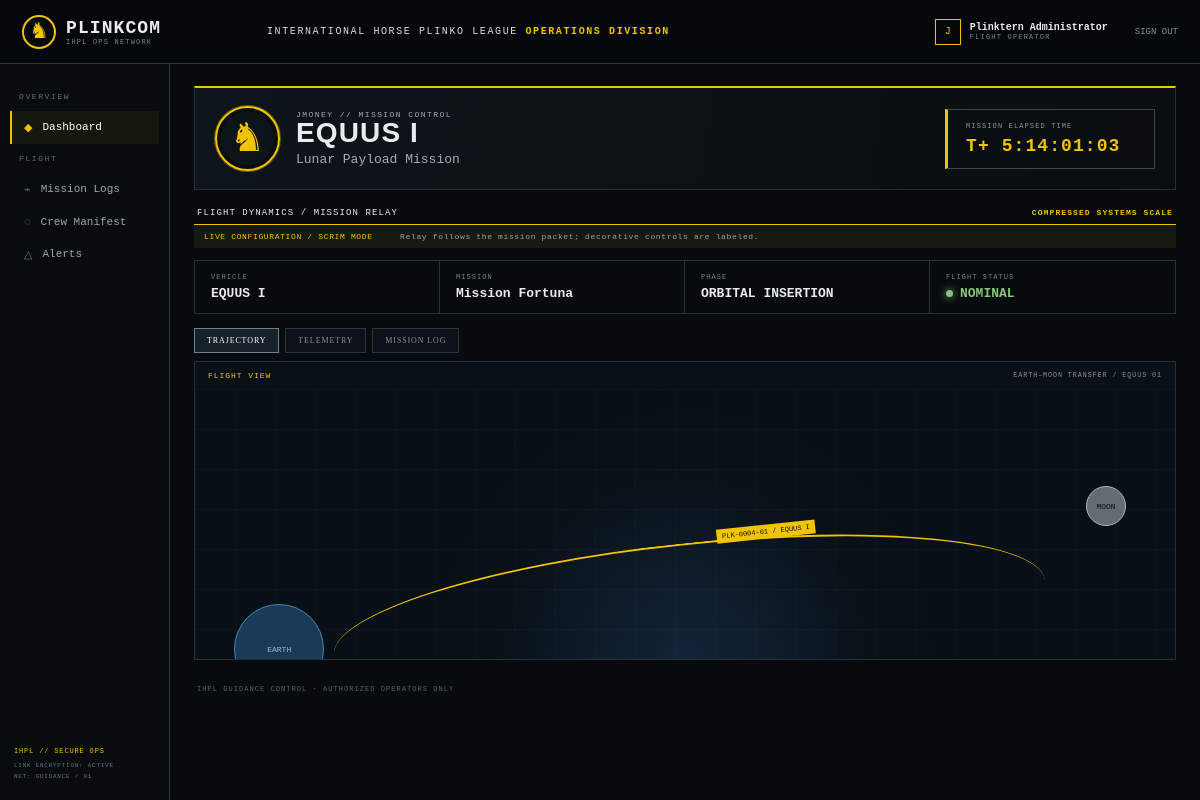
Screenshot of /guidance/plinkcom/public/dashboard.php (signed in) with the database file from the repository.
### tables this page shows
CREATE TABLE IF NOT EXISTS rockets (
    id INT UNSIGNED AUTO_INCREMENT PRIMARY KEY,
    callsign VARCHAR(64) NOT NULL UNIQUE,
    mission VARCHAR(128) NOT NULL,
    status ENUM('NOMINAL','HOLD','ABORT') NOT NULL DEFAULT 'NOMINAL',
    phase VARCHAR(64) NOT NULL,
    altitude_km DECIMAL(10,2) NOT NULL DEFAULT 0,
    velocity_kms DECIMAL(8,3) NOT NULL DEFAULT 0,
    fuel_percent DECIMAL(5,2) NOT NULL DEFAULT 100,
    engine_temp_c DECIMAL(7,2) NOT NULL DEFAULT 21,
    updated_at TIMESTAMP NOT NULL DEFAULT CURRENT_TIMESTAMP ON UPDATE CURRENT_TIMESTAMP
);

### guidance/plinkcom/public/dashboard.php (the view, shortened to what this page needs)
<?php
require_once dirname(__DIR__) . '/app/bootstrap.php';
$rocket = null;
$dbError = false;
try {
    $rocket = db()->query("SELECT * FROM rockets WHERE callsign = 'EQUUS I' LIMIT 1")->fetch_assoc();
} catch (Throwable $exception) {
    error_log($exception->getMessage());
    $dbError = true;
}
?>
<section class="mission-head">
  <div class="mission-emblem">♞</div>
  <div><p class="eyebrow">JMONEY // MISSION CONTROL</p><h1>EQUUS I</h1><p>Lunar Payload Mission</p></div>
  <div class="clockbox"><small>MISSION ELAPSED TIME</small><b id="mission-clock">T+ 5:14:01:11</b></div>
</section>
<section class="section-title"><span>FLIGHT DYNAMICS / MISSION RELAY</span><b>COMPRESSED SYSTEMS SCALE</b></section>
<div class="notice">LIVE CONFIGURATION / SCRIM MODE <span>Relay follows the mission packet; decorative controls are labeled.</span></div>
<?php if ($dbError || !$rocket): ?>
  <div class="critical">MANIFEST DATA LINK LOST — CHECK MARIA DB CONNECTIVITY</div>
<?php else: ?>
<section class="status-strip">
  <div><small>VEHICLE</small><strong><?= e($rocket['callsign']) ?></strong></div>
  <div><small>MISSION</small><strong><?= e($rocket['mission']) ?></strong></div>
  <div><small>PHASE</small><strong><?= e($rocket['phase']) ?></strong></div>
  <div><small>FLIGHT STATUS</small><strong class="nominal"><i></i><?= e($rocket['status']) ?></strong></div>
</section>
<div class="tabs"><button class="selected" data-panel="trajectory">TRAJECTORY</button><button data-panel="telemetry">TELEMETRY</button><button data-panel="events">MISSION LOG</button></div>
<section id="trajectory" class="panel active-panel">
  <div class="panel-label"><span>FLIGHT VIEW</span><small>EARTH–MOON TRANSFER / EQUUS 01</small></div>
  <div class="orbit-chart"><div class="earth">EARTH</div><div class="orbit-line"><span class="vehicle">PLK-0004-01 / EQUUS I</span></div><div class="moon">MOON</div><div class="grid"></div></div>
</section>
<?php endif; ?>

### guidance/plinkcom/public/assets/plinkcom.css (style rules this page uses)
:root { --ink:#070b0e;--panel:#0b1116;--line:#273038;--muted:#89949c;--gold:#f2c300;--blue:#6ca9d6;--good:#8ac37d;--text:#e8ecef }
* { box-sizing:border-box }
html,body { margin:0;min-height:100%;background:var(--ink);color:var(--text);font-family:Consolas,"SFMono-Regular",monospace;font-size:13px }
.mission-head { border:1px solid #273038;border-top:2px solid var(--gold);display:flex;align-items:center;padding:18px 20px;background:linear-gradient(100deg,#0e151a,#090d11);gap:16px }
.mission-emblem { width:65px;height:65px;border:2px solid var(--gold);border-radius:50%;display:grid;place-items:center;color:var(--gold);font-size:40px;box-shadow:inset 0 0 0 4px #0a0d0f,0 0 0 1px #62551b }
.eyebrow { font-size:8px;letter-spacing:.18em;color:var(--gold);margin:0 0 6px }
.mission-head h1,.page-heading h1 { font:700 28px/1 Arial,sans-serif;margin:0 0 5px;letter-spacing:.04em }
.mission-head p { margin:0;color:#a4adb2 }
.clockbox { margin-left:auto;border:1px solid #3b464f;border-left:3px solid var(--gold);padding:12px 18px;min-width:210px }
.clockbox small { font-size:7px;color:#8b969e;letter-spacing:.16em;display:block }
.clockbox b { display:block;color:var(--gold);font-size:18px;margin-top:6px;letter-spacing:.06em }
.section-title { margin-top:12px;border-bottom:1px solid var(--gold);padding:6px 3px;font-size:9px;letter-spacing:.12em;display:flex;justify-content:space-between }
.section-title b { color:var(--gold);font-size:8px }
.notice { background:#161b11;padding:7px 10px;color:var(--gold);font-size:8px;letter-spacing:.08em }
.notice span { color:#9da59d;margin-left:22px }
.status-strip { display:grid;grid-template-columns:repeat(4,1fr);border:1px solid #263039;margin-top:12px }
.status-strip div { padding:12px 16px;border-right:1px solid #263039 }
.status-strip div:last-child { border:0 }
.status-strip small { display:block;color:#75818a;font-size:7px;letter-spacing:.15em }
.status-strip strong { display:block;margin-top:5px }
.nominal { color:var(--good) }
.nominal i { display:inline-block;width:7px;height:7px;background:var(--good);border-radius:50%;margin-right:7px;box-shadow:0 0 8px var(--good) }
.tabs { display:flex;gap:6px;margin:14px 0 8px }
.tabs button { background:#0b1116;color:#88949b;border:1px solid #2b353d;padding:7px 12px;font:8px Consolas;letter-spacing:.11em }
.tabs button.selected { color:#fff;border-color:#71818c;background:#17212a }
.panel { display:none;border:1px solid #273038;background:#091016 }
.active-panel { display:block }
.panel-label { display:flex;justify-content:space-between;color:var(--gold);padding:9px 13px;font-size:8px;letter-spacing:.12em }
.panel-label small { color:#89949b }
.orbit-chart { height:270px;position:relative;overflow:hidden;background:radial-gradient(circle at 50% 100%,#122439 0,#091016 35%,#071017 70%) }
.grid { position:absolute;inset:0;background-image:linear-gradient(rgba(91,129,156,.06) 1px,transparent 1px),linear-gradient(90deg,rgba(91,129,156,.06) 1px,transparent 1px);background-size:40px 40px }
.orbit-line { position:absolute;left:14%;right:13%;top:57%;height:150px;border-top:2px solid var(--gold);border-radius:50%;transform:rotate(-6deg);z-index:1 }
.vehicle { position:absolute;left:55%;top:-12px;color:#111;background:var(--gold);font-size:7px;padding:3px 5px }
.earth,.moon { position:absolute;border-radius:50%;z-index:1;display:grid;place-items:center;font-size:8px;color:#a6bacb }
.earth { width:90px;height:90px;left:4%;bottom:-35px;background:#183c57;border:1px solid #5583a4 }
.moon { width:40px;height:40px;right:5%;top:36%;background:#646b71;border:1px solid #afb5b8;color:#0d1114 }

### rows the page displays
rockets: callsign "EQUUS I", mission "Mission Fortuna", phase "ORBITAL INSERTION", status "NOMINAL"

### other values shown
$user "Plinktern Administrator"
$icon "◆ ⌁ ◌ △"
$label "Dashboard Mission Logs Crew Manifest Alerts"
